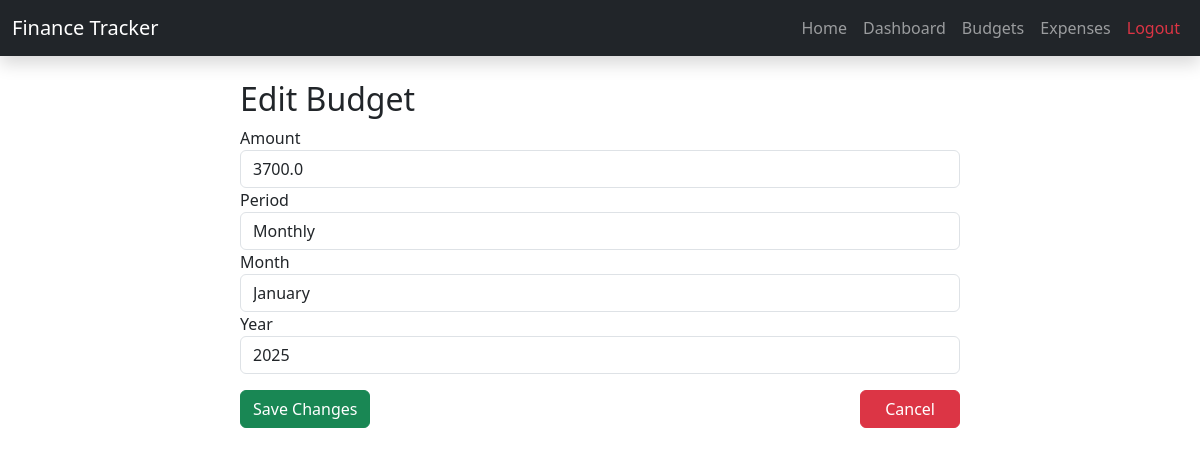
Page /edit_budget/3 (signed in) on the committed database.
### app/models.py (models this page shows, shortened)
class Budget(db.Model):
    id = db.Column(db.Integer, primary_key=True)
    user_id = db.Column(db.Integer, db.ForeignKey('user.id'), nullable=False)
    amount = db.Column(db.Float, nullable=False, default=0.0)  # Budget amount
    period = db.Column(db.String(10), nullable=False, default="monthly")  # monthly, weekly, biweekly
    created_at = db.Column(db.DateTime, nullable=False, default=lambda: datetime.now(utc_zone))
    month = db.Column(db.Integer, nullable=False)
    year = db.Column(db.Integer, nullable=False)

### app/routes.py (the view, shortened to what this page needs)
@bp.route('/edit_budget/<int:budget_id>', methods=['GET', 'POST'])
@login_required
def edit_budget(budget_id):
    months = ['January', 'February', 'March', 'April', 'May', 'June', 'July', 'August', 'September', 'October', 'November', 'December']
    budget = Budget.query.filter_by(id=budget_id, user_id=current_user.id).first()
    if not budget:
        flash('Budget not found or access denied.', 'danger')
        return redirect(url_for('main.view_budgets'))
    current_year = datetime.now().year
    years = list(range(current_year, current_year + 3))
    return render_template('edit_budget.html', months=months, years=years, budget=budget)

### app/__init__.py (called while the page is built)
@login_manager.user_loader
def load_user(user_id):
    from app.models import User
    return User.query.get(int(user_id))

### app/templates/edit_budget.html (shortened to what this page needs)
{% extends 'base.html' %}
{% block content %}
  <div class="container mt-4">
<div class="row justify-content-md-center">
      <div class="col col-lg-8">
    <h2>Edit Budget</h2>
    <form method="POST">
      <div class="form-group">
        <label for="amount">Amount</label>
        <input type="number" step="0.01" class="form-control" id="amount" name="amount" value="{{ budget.amount }}" required>
      </div>
      <div class="form-group">
        <label for="period">Period</label>
        <select class="form-control" id="period" name="period" required>
          <option value="monthly" {% if budget.period == 'monthly' %}selected{% endif %}>Monthly</option>
        </select>
      </div>
      <div class="form-group">
        <label for="budget_month">Month</label>
        <select class="form-control" id="budget_month" name="budget_month" required>
            {% for month in months %}
                <option value="{{ loop.index }}" {% if budget.month == loop.index %}selected{% endif %}>
                    {{ month }}
                </option>
            {% endfor %}
        </select>
      </div>
      <div class="form-group">
        <label for="budget_year">Year</label>
        <select class="form-control" id="budget_year" name="budget_year" required>
          {% for year in years %}
            <option value="{{ year }}" {% if budget.year == year %}selected{% endif %}>{{ year }}</option>
          {% endfor %}
        </select>
      </div>
      <div class="d-flex justify-content-between mt-3">
      <button type="submit" class="btn btn-success">Save Changes</button>
        <a href="{{ url_for('main.view_budgets') }}" class="btn btn-danger px-4">Cancel</a>
      </div>
    </form>
  </div>
</div>
</div>
{% endblock %}

### rows in the picture
Budget: amount "3700.0", period "Monthly", budget_month "January", budget_year "2025"
